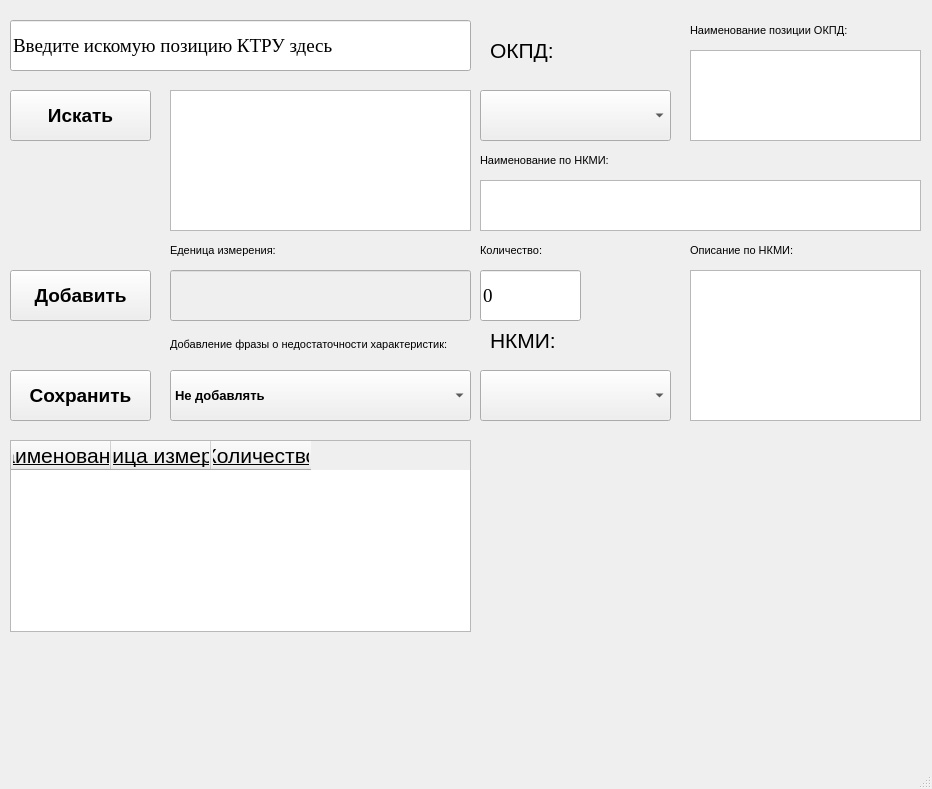
<?xml version="1.0" encoding="UTF-8"?>
<ui version="4.0">
 <class>MainWindow</class>
 <widget class="QMainWindow" name="MainWindow">
  <property name="geometry">
   <rect>
    <x>0</x>
    <y>0</y>
    <width>932</width>
    <height>789</height>
   </rect>
  </property>
  <property name="font">
   <font>
    <pointsize>16</pointsize>
    <underline>true</underline>
   </font>
  </property>
  <property name="windowTitle">
   <string>Создать ТЗ на Медицинское изделие</string>
  </property>
  <widget class="QWidget" name="centralwidget">
   <widget class="QLineEdit" name="lineEdit">
    <property name="geometry">
     <rect>
      <x>10</x>
      <y>20</y>
      <width>461</width>
      <height>51</height>
     </rect>
    </property>
    <property name="font">
     <font>
      <family>Times New Roman</family>
      <pointsize>14</pointsize>
      <underline>false</underline>
     </font>
    </property>
    <property name="text">
     <string>Введите искомую позицию КТРУ здесь</string>
    </property>
    <property name="echoMode">
     <enum>QLineEdit::Normal</enum>
    </property>
   </widget>
   <widget class="QPushButton" name="pushButton">
    <property name="geometry">
     <rect>
      <x>10</x>
      <y>90</y>
      <width>141</width>
      <height>51</height>
     </rect>
    </property>
    <property name="font">
     <font>
      <pointsize>14</pointsize>
      <weight>75</weight>
      <bold>true</bold>
      <underline>false</underline>
     </font>
    </property>
    <property name="text">
     <string>Искать</string>
    </property>
   </widget>
   <widget class="QPushButton" name="pushButton_2">
    <property name="geometry">
     <rect>
      <x>10</x>
      <y>270</y>
      <width>141</width>
      <height>51</height>
     </rect>
    </property>
    <property name="font">
     <font>
      <pointsize>14</pointsize>
      <weight>75</weight>
      <bold>true</bold>
      <underline>false</underline>
     </font>
    </property>
    <property name="text">
     <string>Добавить</string>
    </property>
   </widget>
   <widget class="QPushButton" name="pushButton_3">
    <property name="geometry">
     <rect>
      <x>10</x>
      <y>370</y>
      <width>141</width>
      <height>51</height>
     </rect>
    </property>
    <property name="font">
     <font>
      <pointsize>14</pointsize>
      <weight>75</weight>
      <bold>true</bold>
      <underline>false</underline>
     </font>
    </property>
    <property name="text">
     <string>Сохранить</string>
    </property>
   </widget>
   <widget class="QLineEdit" name="lineEdit_3">
    <property name="enabled">
     <bool>false</bool>
    </property>
    <property name="geometry">
     <rect>
      <x>170</x>
      <y>270</y>
      <width>301</width>
      <height>51</height>
     </rect>
    </property>
    <property name="font">
     <font>
      <pointsize>8</pointsize>
      <weight>75</weight>
      <bold>true</bold>
      <underline>false</underline>
     </font>
    </property>
   </widget>
   <widget class="QLineEdit" name="lineEdit_4">
    <property name="geometry">
     <rect>
      <x>480</x>
      <y>270</y>
      <width>101</width>
      <height>51</height>
     </rect>
    </property>
    <property name="font">
     <font>
      <family>Times New Roman</family>
      <pointsize>14</pointsize>
      <underline>false</underline>
     </font>
    </property>
    <property name="text">
     <string>0</string>
    </property>
    <property name="echoMode">
     <enum>QLineEdit::Normal</enum>
    </property>
   </widget>
   <widget class="QComboBox" name="comboBox">
    <property name="geometry">
     <rect>
      <x>170</x>
      <y>370</y>
      <width>301</width>
      <height>51</height>
     </rect>
    </property>
    <property name="font">
     <font>
      <pointsize>10</pointsize>
      <weight>75</weight>
      <bold>true</bold>
      <underline>false</underline>
     </font>
    </property>
    <item>
     <property name="text">
      <string>Не добавлять</string>
     </property>
    </item>
    <item>
     <property name="text">
      <string>Нет характеристик</string>
     </property>
    </item>
    <item>
     <property name="text">
      <string>Недостатосно характеристик</string>
     </property>
    </item>
   </widget>
   <widget class="QComboBox" name="comboBox_2">
    <property name="geometry">
     <rect>
      <x>480</x>
      <y>90</y>
      <width>191</width>
      <height>51</height>
     </rect>
    </property>
    <property name="font">
     <font>
      <pointsize>10</pointsize>
      <weight>75</weight>
      <bold>true</bold>
      <underline>false</underline>
     </font>
    </property>
   </widget>
   <widget class="QComboBox" name="comboBox_3">
    <property name="geometry">
     <rect>
      <x>480</x>
      <y>370</y>
      <width>191</width>
      <height>51</height>
     </rect>
    </property>
    <property name="font">
     <font>
      <pointsize>10</pointsize>
      <weight>75</weight>
      <bold>true</bold>
      <underline>false</underline>
     </font>
    </property>
   </widget>
   <widget class="QLabel" name="label">
    <property name="geometry">
     <rect>
      <x>490</x>
      <y>30</y>
      <width>81</width>
      <height>41</height>
     </rect>
    </property>
    <property name="font">
     <font>
      <pointsize>16</pointsize>
      <underline>false</underline>
     </font>
    </property>
    <property name="text">
     <string>ОКПД:</string>
    </property>
   </widget>
   <widget class="QLabel" name="label_2">
    <property name="geometry">
     <rect>
      <x>490</x>
      <y>320</y>
      <width>81</width>
      <height>41</height>
     </rect>
    </property>
    <property name="font">
     <font>
      <pointsize>16</pointsize>
      <underline>false</underline>
     </font>
    </property>
    <property name="text">
     <string>НКМИ:</string>
    </property>
   </widget>
   <widget class="QTextEdit" name="textEdit">
    <property name="geometry">
     <rect>
      <x>690</x>
      <y>50</y>
      <width>231</width>
      <height>91</height>
     </rect>
    </property>
    <property name="font">
     <font>
      <pointsize>8</pointsize>
      <underline>false</underline>
     </font>
    </property>
    <property name="readOnly">
     <bool>true</bool>
    </property>
   </widget>
   <widget class="QTextEdit" name="textEdit_2">
    <property name="geometry">
     <rect>
      <x>690</x>
      <y>270</y>
      <width>231</width>
      <height>151</height>
     </rect>
    </property>
    <property name="font">
     <font>
      <pointsize>8</pointsize>
      <underline>false</underline>
     </font>
    </property>
    <property name="readOnly">
     <bool>true</bool>
    </property>
   </widget>
   <widget class="QLabel" name="label_3">
    <property name="geometry">
     <rect>
      <x>170</x>
      <y>329</y>
      <width>301</width>
      <height>31</height>
     </rect>
    </property>
    <property name="font">
     <font>
      <pointsize>8</pointsize>
      <underline>false</underline>
     </font>
    </property>
    <property name="text">
     <string>Добавление фразы о недостаточности характеристик:</string>
    </property>
   </widget>
   <widget class="QTextEdit" name="textEdit_3">
    <property name="geometry">
     <rect>
      <x>480</x>
      <y>180</y>
      <width>441</width>
      <height>51</height>
     </rect>
    </property>
    <property name="font">
     <font>
      <pointsize>8</pointsize>
      <underline>false</underline>
     </font>
    </property>
    <property name="readOnly">
     <bool>true</bool>
    </property>
   </widget>
   <widget class="QLabel" name="label_4">
    <property name="geometry">
     <rect>
      <x>170</x>
      <y>240</y>
      <width>301</width>
      <height>20</height>
     </rect>
    </property>
    <property name="font">
     <font>
      <pointsize>8</pointsize>
      <underline>false</underline>
     </font>
    </property>
    <property name="text">
     <string>Еденица измерения:</string>
    </property>
   </widget>
   <widget class="QLabel" name="label_5">
    <property name="geometry">
     <rect>
      <x>480</x>
      <y>240</y>
      <width>191</width>
      <height>20</height>
     </rect>
    </property>
    <property name="font">
     <font>
      <pointsize>8</pointsize>
      <underline>false</underline>
     </font>
    </property>
    <property name="text">
     <string>Количество:</string>
    </property>
   </widget>
   <widget class="QLabel" name="label_6">
    <property name="geometry">
     <rect>
      <x>480</x>
      <y>150</y>
      <width>441</width>
      <height>20</height>
     </rect>
    </property>
    <property name="font">
     <font>
      <pointsize>8</pointsize>
      <underline>false</underline>
     </font>
    </property>
    <property name="text">
     <string>Наименование по НКМИ:</string>
    </property>
   </widget>
   <widget class="QLabel" name="label_7">
    <property name="geometry">
     <rect>
      <x>690</x>
      <y>240</y>
      <width>191</width>
      <height>20</height>
     </rect>
    </property>
    <property name="font">
     <font>
      <pointsize>8</pointsize>
      <underline>false</underline>
     </font>
    </property>
    <property name="text">
     <string>Описание по НКМИ:</string>
    </property>
   </widget>
   <widget class="QLabel" name="label_8">
    <property name="geometry">
     <rect>
      <x>690</x>
      <y>20</y>
      <width>191</width>
      <height>20</height>
     </rect>
    </property>
    <property name="font">
     <font>
      <pointsize>8</pointsize>
      <underline>false</underline>
     </font>
    </property>
    <property name="text">
     <string>Наименование позиции ОКПД:</string>
    </property>
   </widget>
   <widget class="QTextEdit" name="textEdit_4">
    <property name="geometry">
     <rect>
      <x>170</x>
      <y>90</y>
      <width>301</width>
      <height>141</height>
     </rect>
    </property>
    <property name="font">
     <font>
      <pointsize>8</pointsize>
      <underline>false</underline>
     </font>
    </property>
    <property name="readOnly">
     <bool>true</bool>
    </property>
   </widget>
   <widget class="QTableWidget" name="tableWidget">
    <property name="geometry">
     <rect>
      <x>10</x>
      <y>440</y>
      <width>461</width>
      <height>192</height>
     </rect>
    </property>
    <property name="minimumSize">
     <size>
      <width>461</width>
      <height>0</height>
     </size>
    </property>
    <column>
     <property name="text">
      <string>Наименование</string>
     </property>
    </column>
    <column>
     <property name="text">
      <string>Еденица измерения</string>
     </property>
    </column>
    <column>
     <property name="text">
      <string>Количество</string>
     </property>
    </column>
   </widget>
  </widget>
  <widget class="QStatusBar" name="statusbar"/>
 </widget>
 <resources/>
 <connections/>
</ui>
